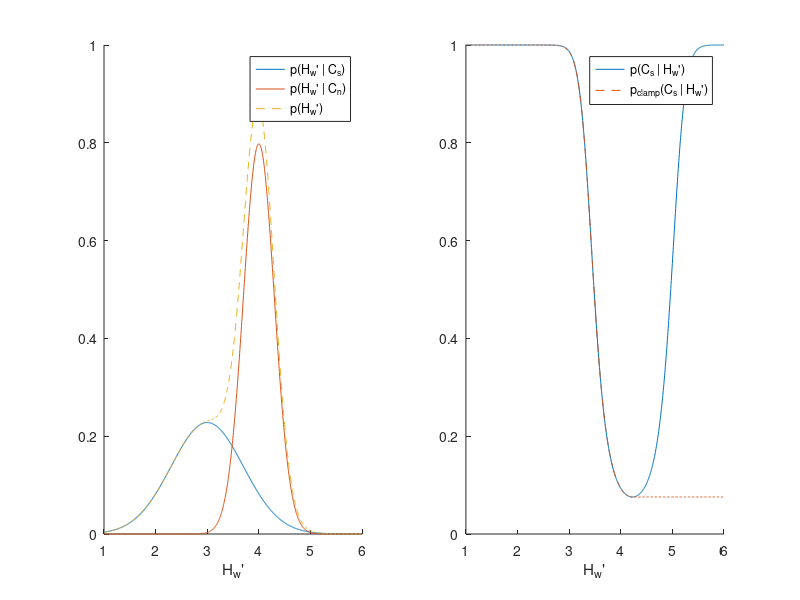

MATLAB code for this plot:
mu_n = 4;
mu_s = 3;
std_n = 0.3;
std_s = 0.7;
p_n = 0.6;
p_s = 1 - p_n;

x = linspace(1, 6, 1000);

fs = p_s * normpdf(x, mu_s, std_s);
fn = p_n * normpdf(x, mu_n, std_n);
f = fs + fn;

post = fs ./ f;

postclamp = post;
[hmin, idx] = min(post);
postclamp(idx:end) = hmin;

figure


subplot(121)
hold on
plot(x, fs);
plot(x, fn);
plot(x, fs + fn, '--');
hold off
legend("p(H_w' | C_s)", "p(H_w' | C_n)", "p(H_w')", Interpreter="tex")
xlabel("H_w'")
subplot(122)
hold on
plot(x, post);
plot(x, postclamp, '--');
hold off
legend("p(C_s | H_w')", "p_{clamp}(C_s | H_w')")
xlabel("H_w'")


